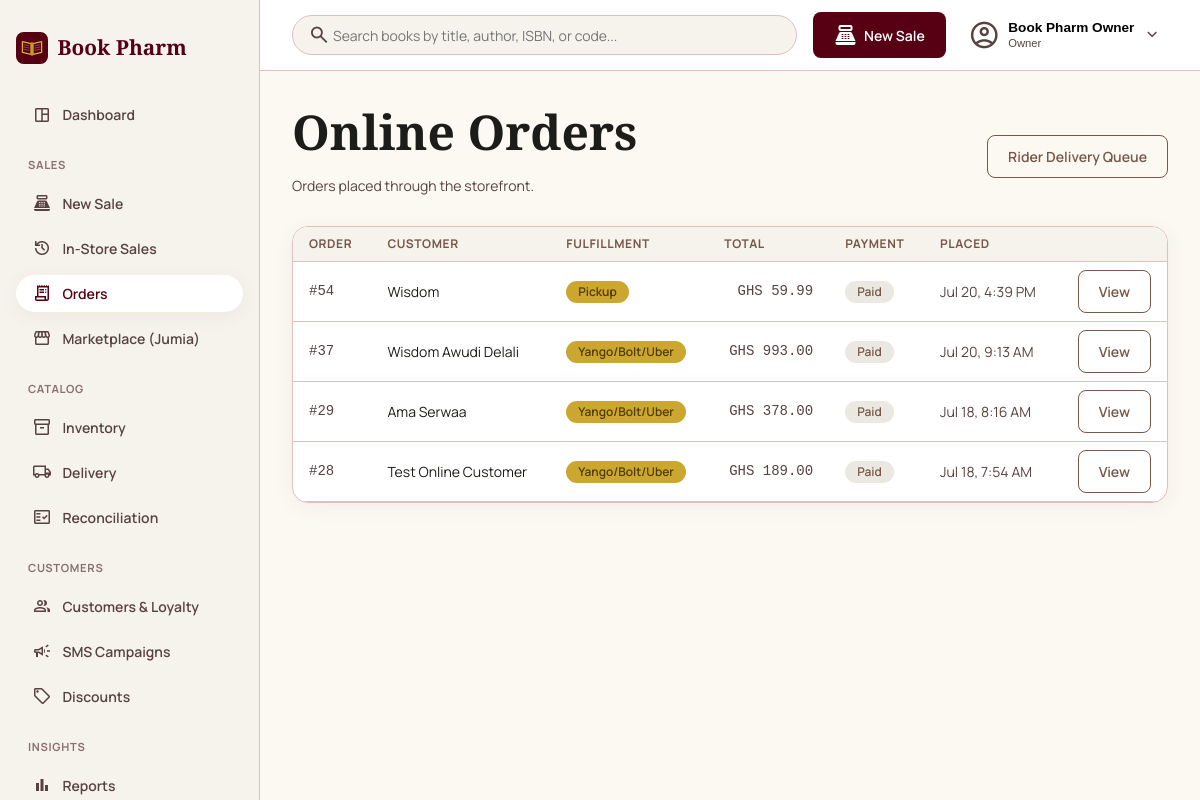
Page /portal/orders/ (signed in) on the committed database.
### apps/accounts/models.py (models this page shows, shortened)
class User(AbstractBaseUser, PermissionsMixin):
    class Role(models.TextChoices):
        OWNER = 'OWNER', 'Owner'
        ATTENDANT = 'ATTENDANT', 'Attendant'
    email = models.EmailField(unique=True)
    full_name = models.CharField(max_length=150, blank=True)
    role = models.CharField(max_length=10, choices=Role.choices, default=Role.OWNER)
    is_active = models.BooleanField(default=True)
    is_staff = models.BooleanField(default=False)
    date_joined = models.DateTimeField(default=timezone.now)
    objects = UserManager()
    USERNAME_FIELD = 'email'
    REQUIRED_FIELDS = []

### apps/sales/models.py (models this page shows, shortened)
class Sale(models.Model):
    class Channel(models.TextChoices):
        IN_STORE = 'IN_STORE', 'In-store'
        ONLINE = 'ONLINE', 'Online'
        JUMIA = 'JUMIA', 'Jumia'
    class PaymentMethod(models.TextChoices):
        CASH = 'CASH', 'Cash'
        MOMO = 'MOMO', 'Mobile Money'
        CARD = 'CARD', 'Card'
        BANK_TRANSFER = 'BANK_TRANSFER', 'Bank Transfer'
        MARKETPLACE = 'MARKETPLACE', 'Marketplace (Jumia)'
    class PaymentStatus(models.TextChoices):
        PENDING = 'PENDING', 'Pending'
        PAID = 'PAID', 'Paid'
        FAILED = 'FAILED', 'Failed'
        REFUNDED = 'REFUNDED', 'Refunded'
    class Status(models.TextChoices):
        PENDING = 'PENDING', 'Pending'
        COMPLETED = 'COMPLETED', 'Completed'
        CANCELLED = 'CANCELLED', 'Cancelled'
        RETURNED = 'RETURNED', 'Returned'
    channel = models.CharField(max_length=8, choices=Channel.choices)
    customer = models.ForeignKey(
        'customers.Customer', null=True, blank=True, on_delete=models.SET_NULL, related_name='sales'
    )
    subtotal = models.DecimalField(max_digits=10, decimal_places=2)
    discount_amount = models.DecimalField(max_digits=10, decimal_places=2, default=Decimal('0'))
    delivery_fee = models.DecimalField(max_digits=10, decimal_places=2, default=Decimal('0'))
    total = models.DecimalField(max_digits=10, decimal_places=2)
    payment_method = models.CharField(max_length=13, choices=PaymentMethod.choices)
    payment_status = models.CharField(max_length=8, choices=PaymentStatus.choices, default=PaymentStatus.PENDING)
    status = models.CharField(max_length=9, choices=Status.choices, default=Status.PENDING)
    attendant = models.ForeignKey(
        settings.AUTH_USER_MODEL, null=True, blank=True, on_delete=models.SET_NULL, related_name='sales'
    )
    offline_uuid = models.UUIDField(unique=True, null=True, blank=True)
    synced_at = models.DateTimeField(null=True, blank=True)
    external_ref = models.CharField(max_length=100, blank=True)
    returned_at = models.DateTimeField(null=True, blank=True)
    created_at = models.DateTimeField(auto_now_add=True)
    class Meta:
        ordering = ['-created_at']

### apps/customers/models.py (models this page shows, shortened)
class Customer(models.Model):
    phone = models.CharField(max_length=13, unique=True)
    full_name = models.CharField(max_length=150, blank=True)
    email = models.EmailField(blank=True)
    birthday = models.DateField(null=True, blank=True)
    loyalty_points = models.IntegerField(default=0)
    sms_opt_out = models.BooleanField(default=False)
    created_at = models.DateTimeField(auto_now_add=True)
    class Meta:
        ordering = ['full_name', 'phone']

### apps/fulfillment/models.py (models this page shows, shortened)
class Fulfillment(models.Model):
    class Type(models.TextChoices):
        DELIVERY = 'DELIVERY', 'Delivery'
        PICKUP = 'PICKUP', 'Pickup'
        RIDER_DELIVERY = 'RIDER_DELIVERY', 'Yango / Bolt / Uber Delivery'
    class Status(models.TextChoices):
        PENDING = 'PENDING', 'Pending'
        READY = 'READY', 'Ready'
        COMPLETED = 'COMPLETED', 'Completed'
    sale = models.OneToOneField('sales.Sale', on_delete=models.CASCADE, related_name='fulfillment')
    type = models.CharField(max_length=14, choices=Type.choices)
    address = models.CharField(max_length=255, blank=True)
    latitude = models.DecimalField(max_digits=9, decimal_places=6, null=True, blank=True)
    longitude = models.DecimalField(max_digits=9, decimal_places=6, null=True, blank=True)
    pricing_rule = models.ForeignKey(
        DeliveryPricingRule, null=True, blank=True, on_delete=models.SET_NULL, related_name='fulfillments'
    )
    fee = models.DecimalField(max_digits=10, decimal_places=2, default=Decimal('0'))
    status = models.CharField(max_length=10, choices=Status.choices, default=Status.PENDING)
    confirmed_by_customer_at = models.DateTimeField(null=True, blank=True)
    rider_booked_at = models.DateTimeField(null=True, blank=True)
    rider_booked_by = models.ForeignKey(
        settings.AUTH_USER_MODEL, null=True, blank=True, on_delete=models.SET_NULL, related_name='+'
    )
    delivery_rider_phone = models.CharField(max_length=20, blank=True)
    delivery_rider_sms_sent_at = models.DateTimeField(null=True, blank=True)
    delivery_rider_sms_sent_by = models.ForeignKey(
        settings.AUTH_USER_MODEL, null=True, blank=True, on_delete=models.SET_NULL, related_name='+'
    )
    created_at = models.DateTimeField(auto_now_add=True)
    @property
    def needs_rider_booking(self):
        return self.type == self.Type.RIDER_DELIVERY and self.rider_booked_at is None

### apps/portal/orders_views.py (the view)
# urls.py: path('orders/', orders_views.order_list, name='order_list'),
@login_required
def order_list(request):
    orders = Sale.objects.filter(channel=Sale.Channel.ONLINE).exclude(
        payment_status=Sale.PaymentStatus.PENDING
    ).select_related('customer', 'fulfillment').order_by('-created_at')
    paginator = Paginator(orders, PAGE_SIZE)
    return render(request, 'portal/orders/list.html', {
        'active_nav': 'orders',
        'page_obj': paginator.get_page(request.GET.get('page')),
    })

### templates/portal/orders/list.html (shortened to what this page needs)
{% extends 'portal/base.html' %}
{% block content %}
<header class="portal-page-header">
  <div>
    <h1>Online Orders</h1>
    <p class="text-muted">Orders placed through the storefront.</p>
  </div>
  <a class="btn btn--secondary" href="{% url 'portal:rider_queue' %}">Rider Delivery Queue</a>
</header>
<div class="card catalog-table-card">
  <table class="table">
    <thead>
      <tr>
        <th>Order</th>
        <th>Customer</th>
        <th>Fulfillment</th>
        <th class="text-right">Total</th>
        <th>Payment</th>
        <th>Placed</th>
        <th></th>
      </tr>
    </thead>
    <tbody>
      {% for sale in page_obj %}
      <tr>
        <td class="mono">#{{ sale.id }}</td>
        <td>{{ sale.customer.full_name|default:sale.customer.phone }}</td>
        <td>
          {% if sale.fulfillment.type == 'RIDER_DELIVERY' %}
          <span class="badge{% if sale.fulfillment.needs_rider_booking %} badge--error{% endif %}">Yango/Bolt/Uber{% if sale.fulfillment.needs_rider_booking %} &mdash; needs booking{% endif %}</span>
          {% else %}
          <span class="badge">{{ sale.fulfillment.get_type_display }}</span>
          {% endif %}
        </td>
        <td class="text-right mono">GHS {{ sale.total }}</td>
        <td>
          {% if sale.payment_status == 'PAID' %}<span class="badge badge--ok">Paid</span>{% else %}<span class="badge badge--error">{{ sale.get_payment_status_display }}</span>{% endif %}
        </td>
        <td class="text-muted">{{ sale.created_at|date:"M j, g:i A" }}</td>
        <td class="text-right"><a class="btn btn--secondary" href="{% url 'portal:order_detail' sale.pk %}">View</a></td>
      </tr>
      {% empty %}
      <tr><td colspan="7" class="text-muted">No online orders yet.</td></tr>
      {% endfor %}
    </tbody>
  </table>
</div>
{% endblock %}

### templates/portal/base.html (shortened to what this page needs)
{% load static %}
<!DOCTYPE html>
<html lang="en">
<head>
  <link rel="stylesheet" href="{% static 'css/base.css' %}">
  <link rel="stylesheet" href="{% static 'css/theme-portal.css' %}">
  <link rel="stylesheet" href="{% static 'css/portal-layout.css' %}">
</head>
<body>
  <div class="portal-shell" x-data="{ sidebarOpen: false }">
    <aside class="portal-sidebar" :class="{ 'is-open': sidebarOpen }">
      <a class="portal-sidebar__brand" href="{% url 'portal:dashboard' %}">
        <img src="{% static 'img/logo.svg' %}" alt="" width="32" height="32">
        <span>Book Pharm</span>
      </a>
      <nav class="portal-sidebar__nav" @click="sidebarOpen = false">
        <a href="{% url 'portal:dashboard' %}" class="{% if active_nav == 'dashboard' %}is-active{% endif %}">
          <span class="material-symbols-outlined">space_dashboard</span> Dashboard
        </a>
        <p class="portal-sidebar__section-label">Sales</p>
        <a href="{% url 'portal:register_create' %}" class="{% if active_nav == 'register' %}is-active{% endif %}">
          <span class="material-symbols-outlined">point_of_sale</span> New Sale
        </a>
        <a href="{% url 'portal:register_list' %}" class="{% if active_nav == 'register_list' %}is-active{% endif %}">
          <span class="material-symbols-outlined">history</span> In-Store Sales
        </a>
        <a href="{% url 'portal:order_list' %}" class="{% if active_nav == 'orders' %}is-active{% endif %}">
          <span class="material-symbols-outlined">receipt_long</span> Orders
        </a>
        <a href="{% url 'portal:marketplace_list' %}" class="{% if active_nav == 'marketplace' %}is-active{% endif %}">
          <span class="material-symbols-outlined">storefront</span> Marketplace (Jumia)
        </a>
        <p class="portal-sidebar__section-label">Catalog</p>
        <a href="{% url 'portal:book_list' %}" class="{% if active_nav == 'catalog' %}is-active{% endif %}">
          <span class="material-symbols-outlined">inventory_2</span> Inventory
        </a>
        <a href="{% url 'portal:delivery_settings' %}" class="{% if active_nav == 'delivery' %}is-active{% endif %}">
          <span class="material-symbols-outlined">local_shipping</span> Delivery
        </a>
        <a href="{% url 'portal:reconciliation_list' %}" class="{% if active_nav == 'reconciliation' %}is-active{% endif %}">
          <span class="material-symbols-outlined">fact_check</span> Reconciliation
        </a>
        <p class="portal-sidebar__section-label">Customers</p>
        <a href="{% url 'portal:customer_list' %}" class="{% if active_nav == 'customers' %}is-active{% endif %}">
          <span class="material-symbols-outlined">group</span> Customers &amp; Loyalty
        </a>
        <a href="{% url 'portal:campaign_list' %}" class="{% if active_nav == 'messaging' %}is-active{% endif %}">
          <span class="material-symbols-outlined">campaign</span> SMS Campaigns
        </a>
        <a href="{% url 'portal:discount_list' %}" class="{% if active_nav == 'discounts' %}is-active{% endif %}">
          <span class="material-symbols-outlined">sell</span> Discounts
        </a>
        <p class="portal-sidebar__section-label">Insights</p>
        <a href="{% url 'portal:reports_sales' %}" class="{% if active_nav == 'reports' %}is-active{% endif %}">
          <span class="material-symbols-outlined">bar_chart</span> Reports
        </a>
      </nav>
    </aside>
    <div class="portal-columns">
      <header class="portal-topbar">
        <form class="portal-topbar__search" method="get" action="{% url 'portal:book_list' %}" x-data="{ searchOpen: false }" :class="{ 'is-open': searchOpen }">
          <button type="button" class="portal-topbar__search-toggle" @click="searchOpen = !searchOpen" aria-label="Toggle search">
            <span class="material-symbols-outlined">search</span>
          </button>
          <input type="search" name="q" placeholder="Search books by title, author, ISBN, or code...">
        </form>
        <a href="{% url 'portal:register_create' %}" class="btn btn--primary portal-topbar__new-sale">
          <span class="material-symbols-outlined">point_of_sale</span> <span class="portal-topbar__new-sale-label">New Sale</span>
        </a>
        <div class="portal-topbar__user" x-data="{ open: false }" @click.outside="open = false">
          <button type="button" class="portal-topbar__user-trigger" @click="open = !open">
            <span class="material-symbols-outlined">account_circle</span>
            <span class="portal-topbar__user-meta">
              <span class="portal-topbar__user-name">{{ request.user.full_name|default:request.user.email }}</span>
              <span class="portal-topbar__user-role">{{ request.user.get_role_display }}</span>
            </span>
            <span class="material-symbols-outlined portal-topbar__user-chevron" :class="{ 'is-open': open }">expand_more</span>
          </button>
        </div>
      </header>
      <main class="portal-main">
        {% block content %}{% endblock %}
      </main>
    </div>
  </div>
</body>
</html>

### rows in the picture
User: user.full_name "Book Pharm Owner", user.role "Owner"
Sale: id "54", customer.full_name "Wisdom", fulfillment.type "Pickup", total "59.99", payment_status "Paid", created_at "Jul 20, 4:39 PM"
Sale: id "37", customer.full_name "Wisdom Awudi Delali", shows "Yango/Bolt/Uber", total "993.00", payment_status "Paid", created_at "Jul 20, 9:13 AM"
Sale: id "29", customer.full_name "Ama Serwaa", shows "Yango/Bolt/Uber", total "378.00", payment_status "Paid", created_at "Jul 18, 8:16 AM"
Sale: id "28", customer.full_name "Test Online Customer", shows "Yango/Bolt/Uber", total "189.00", payment_status "Paid", created_at "Jul 18, 7:54 AM"
